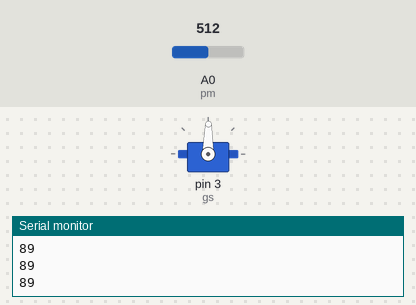
This sketch was run on a simulated Arduino Uno, built with avr-gcc and run on an emulated ATmega328P. Shown: servo, the last lines printed to the serial monitor. Inputs (shaded band) come from the test bench; at power-on: A0 (pm) = 512.

Above: at 1.2 s.
1.3 s: A0 (pm) set to 716
At 1.9 s:
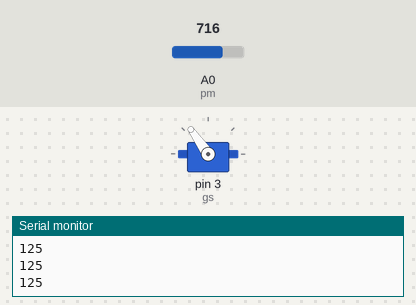
2.8 s: A0 (pm) set to 900
At 3.4 s:
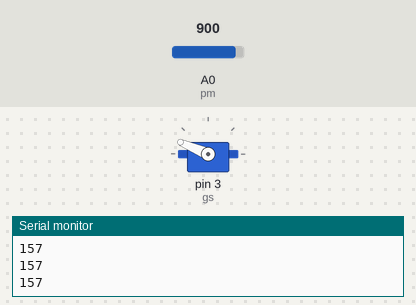
4.3 s: A0 (pm) set to 1023
At 5.3 s:
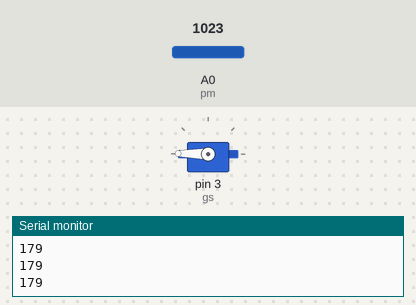
5.8 s: A0 (pm) set to 306
At 6.8 s:
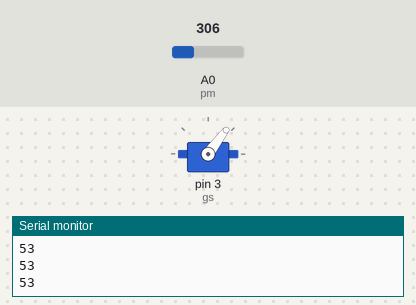
7.3 s: A0 (pm) set to 122
At 8.2 s:
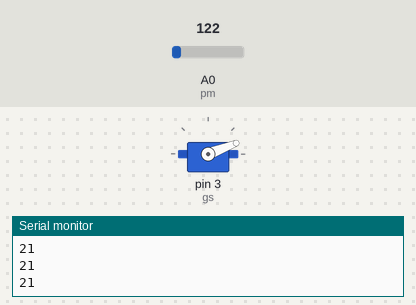
8.8 s: A0 (pm) set to 511
At 10.0 s:
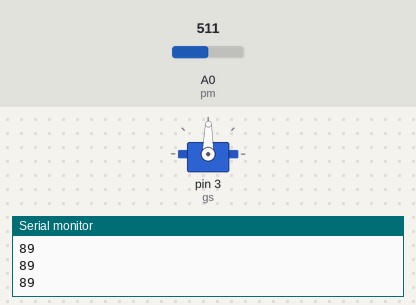
Timing chart, 0 to 11.3 s (numbered marks = the images above; inputs shaded):
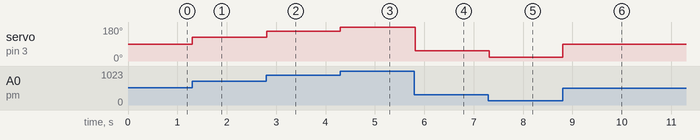

Measured:
- after the input at 1.3 s, servo on pin 3 (gs): 89° → 125° at once
- after the input at 2.8 s, servo on pin 3 (gs): 125° → 157° at once
- after the input at 4.3 s, servo on pin 3 (gs): 157° → 179° at once
- after the input at 5.8 s, servo on pin 3 (gs): 179° → 53° at once
- after the input at 7.3 s, servo on pin 3 (gs): 53° → 21° at once
- after the input at 8.8 s, servo on pin 3 (gs): 21° → 89° at once

The sketch:

budlebudle.ino
```cpp
#include <Servo.h>

Servo gs;
int pm = A0;
int shaft;

void setup() {
  gs.attach(3);
  Serial.begin(9600);
  pinMode(pm,INPUT);
}

void loop() {
  shaft = analogRead(pm);
  shaft = map(shaft,0,1023,0,179);
  Serial.println(shaft);
  gs.write(shaft);
  delay(20);
}
```

hello.c
```cpp

```
